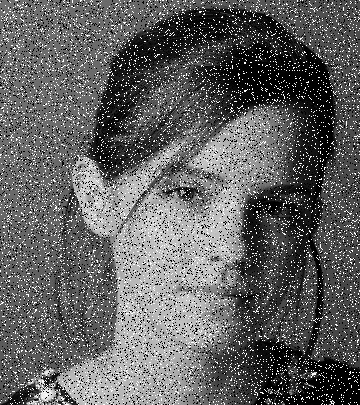
#> input picture emma_salt_pepper.jpg, 360 x 405 px
$ jupyter execute Question-8.ipynb
#> lines starting #> are read from the running program, lines starting #| are printed output that depends on the picture
8. Fig. 4 is an image corrupted with salt and pepper noise.

[cell 1]
import cv2 as cv
import numpy as np
import matplotlib.pyplot as plt

# Load the noisy image from Fig 4
# Ensure the image file is in the same directory
img_noisy = cv.imread('emma_salt_pepper.jpg', cv.IMREAD_GRAYSCALE)
#> img_noisy is the input picture: shape (405, 360); min 0, max 255, mean 97.6

# (a) Apply Gaussian Smoothing (5x5 kernel)
img_gaussian = cv.GaussianBlur(img_noisy, (5, 5), 0)
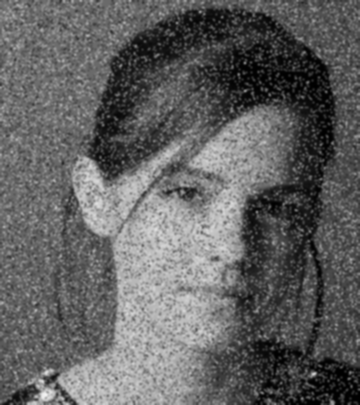
#> img_gaussian: shape (405, 360); min 0, max 243, mean 97.6

# (b) Apply Median Filtering (k=5)
img_median = cv.medianBlur(img_noisy, 5)
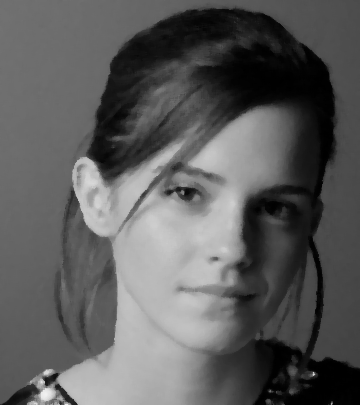
#> img_median: shape (405, 360); min 0, max 241, mean 92.1

# Setup for Cropped View
h, w = img_noisy.shape
#> h = 405; w = 360
cy, cx = h // 2, w // 2
#> cy = 202; cx = 180
crop_slice = (slice(cy - 50, cy + 50), slice(cx - 50, cx + 50))

# --- Cropped Image Visualization ---
fig, ax = plt.subplots(1, 3, figsize=(18, 8))

# Original Noisy Image (Crop)
ax[0].imshow(img_noisy[crop_slice], cmap='gray', vmin=0, vmax=255)
ax[0].set_title('Original (Salt & Pepper Noise)')
ax[0].xaxis.set_ticks_position('top')

# Gaussian Result (Crop)
ax[1].imshow(img_gaussian[crop_slice], cmap='gray', vmin=0, vmax=255)
ax[1].set_title('Gaussian Smoothing (5x5)\n(Smudges noise)')
ax[1].xaxis.set_ticks_position('top')

# Median Result (Crop)
ax[2].imshow(img_median[crop_slice], cmap='gray', vmin=0, vmax=255)
ax[2].set_title('Median Filtering (k=5)\n(Removes noise)')
ax[2].xaxis.set_ticks_position('top')

plt.tight_layout()
plt.show()
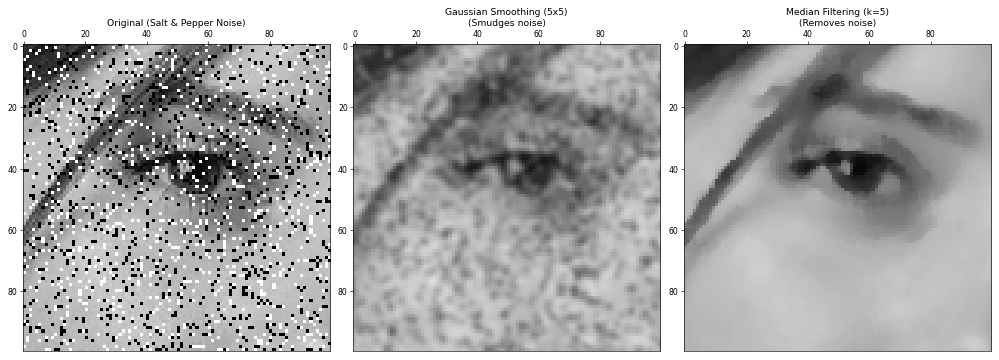
#> figure drawn by matplotlib, 3 panels

[cell 2]
fig, ax = plt.subplots(1, 3, figsize=(18, 8))

# Original Noisy Image
ax[0].imshow(img_noisy, cmap='gray', vmin=0, vmax=255)
ax[0].set_title('Original (Salt & Pepper Noise)')
ax[0].xaxis.set_ticks_position('top')

# Gaussian Result
ax[1].imshow(img_gaussian, cmap='gray', vmin=0, vmax=255)
ax[1].set_title('Gaussian Smoothing (5x5)\n(Smudges noise)')
ax[1].xaxis.set_ticks_position('top')

# Median Result
ax[2].imshow(img_median, cmap='gray', vmin=0, vmax=255)
ax[2].set_title('Median Filtering (k=5)\n(Removes noise)')
ax[2].xaxis.set_ticks_position('top')

plt.tight_layout()
plt.show()
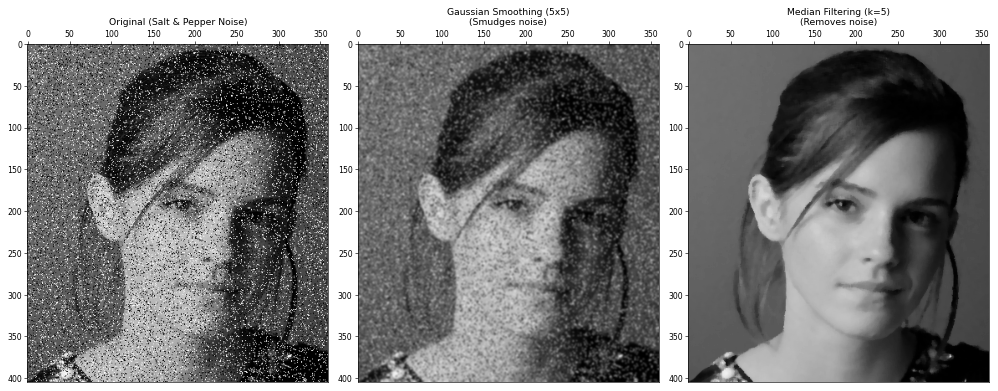
#> figure drawn by matplotlib, 3 panels

$ run again, with highlights_and_shadows.jpg copied over emma_salt_pepper.jpg
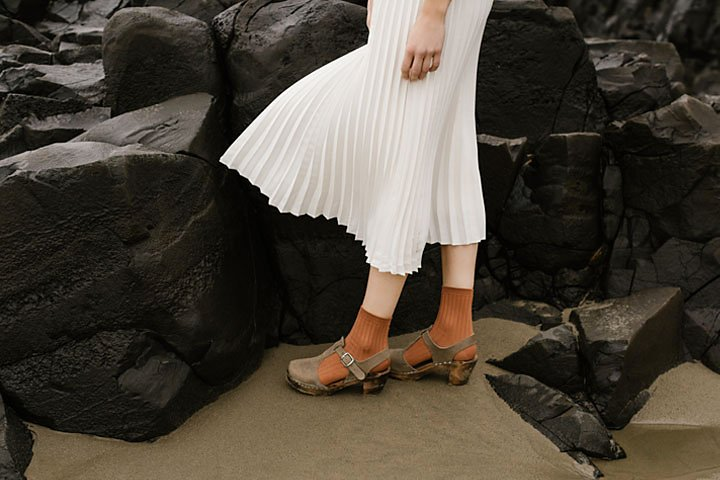
#> input picture highlights_and_shadows.jpg, 720 x 480 px
#> `plt.show()`:
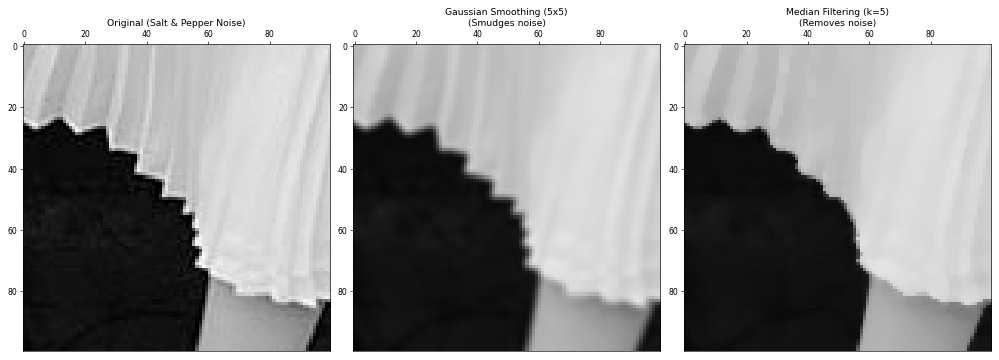
#> figure drawn by matplotlib, 3 panels
#> `plt.show()`:
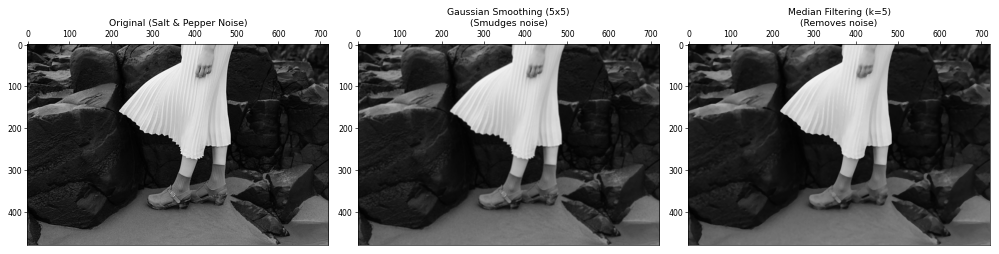
#> figure drawn by matplotlib, 3 panels
